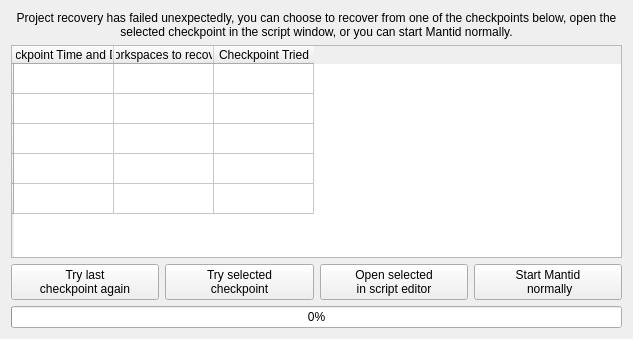
<?xml version="1.0" encoding="UTF-8"?>
<ui version="4.0">
 <class>RecoveryFailure</class>
 <widget class="QWidget" name="RecoveryFailure">
  <property name="geometry">
   <rect>
    <x>0</x>
    <y>0</y>
    <width>633</width>
    <height>339</height>
   </rect>
  </property>
  <property name="windowTitle">
   <string>Recovery Failed</string>
  </property>
  <layout class="QVBoxLayout" name="verticalLayout_2">
   <item>
    <layout class="QVBoxLayout" name="verticalLayout">
     <item>
      <widget class="QLabel" name="label">
       <property name="text">
        <string>Project recovery has failed unexpectedly, you can choose to recover from one of the checkpoints below, open the selected checkpoint in the script window, or you can start Mantid normally.</string>
       </property>
       <property name="alignment">
        <set>Qt::AlignCenter</set>
       </property>
       <property name="wordWrap">
        <bool>true</bool>
       </property>
      </widget>
     </item>
     <item>
      <widget class="QTableWidget" name="tableWidget">
       <property name="editTriggers">
        <set>QAbstractItemView::NoEditTriggers</set>
       </property>
       <property name="selectionMode">
        <enum>QAbstractItemView::SingleSelection</enum>
       </property>
       <property name="selectionBehavior">
        <enum>QAbstractItemView::SelectRows</enum>
       </property>
       <row>
        <property name="text">
         <string/>
        </property>
       </row>
       <row>
        <property name="text">
         <string/>
        </property>
       </row>
       <row>
        <property name="text">
         <string/>
        </property>
       </row>
       <row>
        <property name="text">
         <string/>
        </property>
       </row>
       <row>
        <property name="text">
         <string/>
        </property>
       </row>
       <column>
        <property name="text">
         <string>Checkpoint Time and Date</string>
        </property>
       </column>
       <column>
        <property name="text">
         <string>Workspaces to recover</string>
        </property>
       </column>
       <column>
        <property name="text">
         <string>Checkpoint Tried</string>
        </property>
       </column>
      </widget>
     </item>
     <item>
      <layout class="QHBoxLayout" name="horizontalLayout">
       <item>
        <widget class="QPushButton" name="pushButton_4">
         <property name="text">
          <string>Try last
checkpoint again</string>
         </property>
        </widget>
       </item>
       <item>
        <widget class="QPushButton" name="pushButton">
         <property name="text">
          <string>Try selected
checkpoint</string>
         </property>
        </widget>
       </item>
       <item>
        <widget class="QPushButton" name="pushButton_2">
         <property name="text">
          <string>Open selected
in script editor</string>
         </property>
        </widget>
       </item>
       <item>
        <widget class="QPushButton" name="pushButton_3">
         <property name="text">
          <string>Start Mantid
 normally</string>
         </property>
        </widget>
       </item>
      </layout>
     </item>
    </layout>
   </item>
   <item>
    <widget class="QProgressBar" name="progressBar">
     <property name="value">
      <number>0</number>
     </property>
    </widget>
   </item>
  </layout>
 </widget>
 <resources/>
 <connections>
  <connection>
   <sender>pushButton_4</sender>
   <signal>clicked()</signal>
   <receiver>RecoveryFailure</receiver>
   <slot>onClickLastCheckpoint()</slot>
   <hints>
    <hint type="sourcelabel">
     <x>143</x>
     <y>274</y>
    </hint>
    <hint type="destinationlabel">
     <x>160</x>
     <y>299</y>
    </hint>
   </hints>
  </connection>
  <connection>
   <sender>pushButton</sender>
   <signal>clicked()</signal>
   <receiver>RecoveryFailure</receiver>
   <slot>onClickSelectedCheckpoint()</slot>
   <hints>
    <hint type="sourcelabel">
     <x>245</x>
     <y>263</y>
    </hint>
    <hint type="destinationlabel">
     <x>346</x>
     <y>298</y>
    </hint>
   </hints>
  </connection>
  <connection>
   <sender>pushButton_2</sender>
   <signal>clicked()</signal>
   <receiver>RecoveryFailure</receiver>
   <slot>onClickOpenSelectedInScriptWindow()</slot>
   <hints>
    <hint type="sourcelabel">
     <x>382</x>
     <y>263</y>
    </hint>
    <hint type="destinationlabel">
     <x>568</x>
     <y>297</y>
    </hint>
   </hints>
  </connection>
  <connection>
   <sender>pushButton_3</sender>
   <signal>clicked()</signal>
   <receiver>RecoveryFailure</receiver>
   <slot>onClickStartMantidNormally()</slot>
   <hints>
    <hint type="sourcelabel">
     <x>494</x>
     <y>272</y>
    </hint>
    <hint type="destinationlabel">
     <x>631</x>
     <y>260</y>
    </hint>
   </hints>
  </connection>
 </connections>
 <slots>
  <slot>onClickLastCheckpoint()</slot>
  <slot>onClickSelectedCheckpoint()</slot>
  <slot>onClickOpenSelectedInScriptWindow()</slot>
  <slot>onClickStartMantidNormally()</slot>
 </slots>
</ui>
